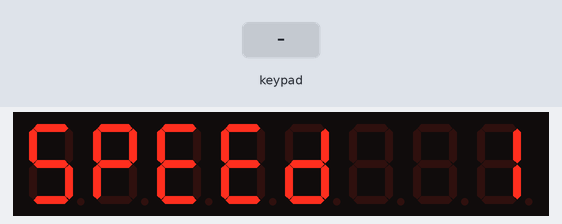
The sketch below on a simulated Arduino Uno, built for the host (arithmetic inside an expression is 32-bit, double 64-bit). Parts: 8-digit seven-segment display. The test bench sets the inputs (shaded band).

Above: at 1.2 s.
1.3 s: key '1' pressed
At 2.4 s:
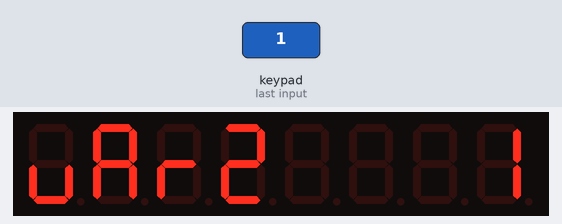
2.8 s: keypad keys 1 2 pressed 0.4 s apart
At 3.02 s:
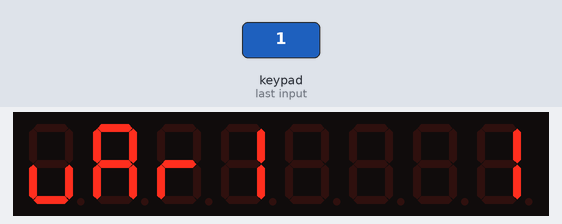
5.1 s: key '4' pressed
At 6.1 s:
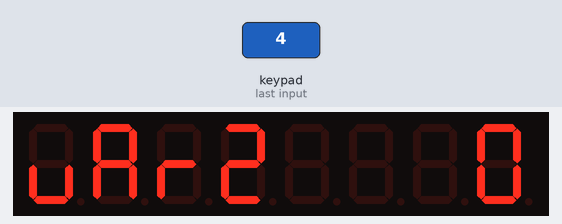
6.6 s: key '7' pressed
At 6.9 s:
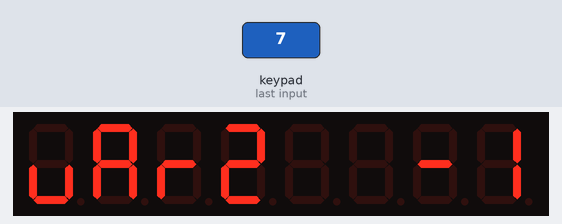
8.1 s: keypad keys 2 5 pressed 0.4 s apart
At 9.5 s:
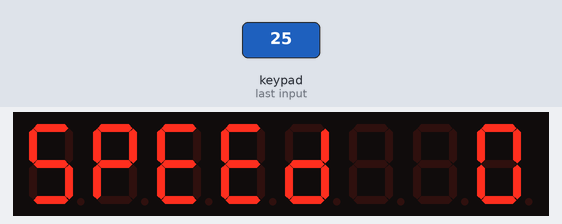
10.4 s: key '7' pressed
At 11.2 s:
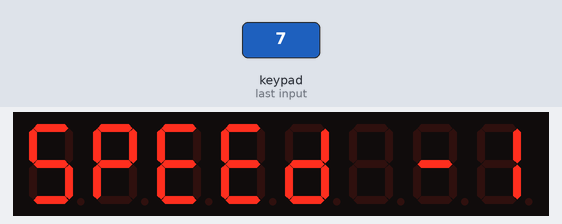
Timing chart, 0 to 12.9 s (numbered marks = the images above; inputs shaded):
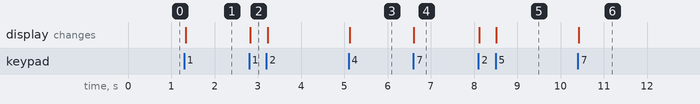

Measured:
- after the input at 1.3 s, the display: changes at once (image 1)
- after the input at 2.8 s, the display: changes at once (image 2)
- after the input at 5.1 s, the display: changes at once (image 3)
- after the input at 6.6 s, the display: changes at once (image 4)
- after the input at 8.1 s, the display: first changes at once (image 5 shows a later state)
- after the input at 10.4 s, the display: changes at once (image 6)

The sketch:

TM1638.ino
```cpp
#include <TM1638.h> //github.com/dvarrel/TM1638/blob/main/src/TM1638.cpp
#include "table.h"
#include "text.h"
#include "buttons.h"
using namespace std;

int speed = 1, var1 = 1, var2 = 1;

void setup() {
  Serial.begin(115200);
  tm.reset();
}

void loop() {
  CheckButtonPressed();
  ExecuteButtons();
  UpdateText(variables.at(currentVar).first, to_string(variables.at(currentVar).second));
  DisplayText();
}
```

buttons.h
```cpp
#ifndef BUTTONS
#define BUTTONS
extern int speed, var1, var2;
vector<pair<string, int>> variables = {make_pair("SPEEd", speed), make_pair("vAr1", var1), make_pair("vAr2", var2)}; //edit to your variables

int currentVar = 0;

vector<button_t> allButtons = {S1, S2, S3, S4, S5, S6, S7, S8};
vector<bool> oldStates      = {0,  0,  0,  0,  0,  0,  0,  0}; //for comparing old/new states to detect rising edges
vector<bool> risingEdges    = {0,  0,  0,  0,  0,  0,  0,  0}; //any rising edges only last for 1 loop

void CheckButtonPressed(){
  for(int i = 0; i <= 7; i++){ //check for rising edges by comparing current and previous loop
    if(tm.getButton(allButtons.at(i)) && !oldStates.at(i)){ //if rising edge, remember old state and flag rising edge
      oldStates.at(i) = true;
      risingEdges.at(i) = true;
    }
    else if(tm.getButton(allButtons.at(i)) && oldStates.at(i)){ ///if the button is still pressed next loop, set rising edge to 0
      risingEdges.at(i) = false;
    }
    else if(!tm.getButton(allButtons.at(i))){ //remember old state if button isnt pressed
      oldStates.at(i) = false;
    }
  }
}

void ExecuteButtons(){
  int& varValue = variables.at(currentVar).second;
  if(risingEdges.at(7)){ //button 8
    varValue++;
  }
  if(risingEdges.at(6)){ //button 7
    varValue--;
  }
  if(risingEdges.at(5)){ //button 6
    varValue *= 2;
  }
  if(risingEdges.at(4)){ //button 5
    varValue /= 2;
  }
  if(risingEdges.at(3)){ //button 4
    varValue = 0;
  }

  if(risingEdges.at(2)){ //button 3, prints all values to serial monitor

    //vector<pair<string, int>> variables
    for(pair<string, int> eachPair : variables){
      //string temp = eachPair.first;
      Serial.write(eachPair.first.c_str());
      Serial.write('\t');
      Serial.write(to_string(eachPair.second).c_str());
      Serial.write('\n');
    }
    Serial.write('\n');
  }

  if(risingEdges.at(1)){ //button 2, changing variable to next var
    if(currentVar == variables.size()-1){ //if trying to go outside vector's range, loop back around to the beginning
      currentVar = 0;
    }
    else{
      currentVar++;
    }
  }

  if(risingEdges.at(0)){ //button 1, changing variable to previous var
    if(currentVar == 0){
      currentVar = variables.size()-1; //if trying to go below position 0, loop back around to other end
    }
    else{
      currentVar--;
    }
  }
}

#endif
```

table.h
```cpp
#ifndef TABLE
#define TABLE


using namespace std;

struct table{ //all because Arduino uses map for a class, so I cant just map<char, uint8_t>
    vector<pair<char, uint8_t>> map = {make_pair('0', 0x3F), make_pair('1', 0x06), make_pair('2', 0x5B), make_pair('3',0x4F), make_pair('4', 0x66),
                                       make_pair('5', 0x6D), make_pair('6', 0x7D), make_pair('7', 0x07), make_pair('8', 0x7F), make_pair('9', 0x6F),
                                       make_pair('-', 0x40),
                                       make_pair('A', 0x77), make_pair('a', 0x5F), make_pair('b', 0x7C), make_pair('C', 0x39), make_pair('c', 0x58),
                                       make_pair('d', 0x5E), make_pair('E', 0x79), make_pair('F', 0x71), make_pair('G', 0x3D), make_pair('H', 0x76),
                                       make_pair('h', 0x74), make_pair('I', 0x30), make_pair('J', 0x1E), make_pair('L', 0x38), make_pair('n', 0x54),
                                       make_pair('O', 0x3F), make_pair('o', 0x5C), make_pair('P', 0x73), make_pair('q', 0x67), make_pair('r', 0x50),
                                       make_pair('S', 0x6D), make_pair('t', 0x78), make_pair('U', 0x3E), make_pair('u', 0x1C), make_pair('v', 0x1C),
                                       make_pair('y', 0x6E)}; //Solid 8. for undefined characters

    uint8_t GetHex(char param){ //tableName.GetHex('2'); will loop through vector<pair<>>
      for(pair<char, uint8_t> eachPair : map){
        if(eachPair.first == param){ //once it finds make_pair('2', 0x5B), it returns 0x5B
          return eachPair.second;
        }
      }
      return 0xFF; //if character doesnt exist in lookup table, return 8 as an error
    }
};

#endif
```

text.h
```cpp
#ifndef TEXT
#define TEXT

#include <string>
using namespace std;

//choose digital pins compatibles with your board
#define STB 21 // Strobe digital pin
#define CLK 20 // clock digital pin
#define DIO 19 // data digital pin
TM1638 tm(CLK,DIO,STB);

vector<uint8_t> text = {0x00, 0x00, 0x00, 0x00, 0x00, 0x00, 0x00, 0x00};
table lookupTable;

void UpdateText(string param){
  text = {0x00, 0x00, 0x00, 0x00, 0x00, 0x00, 0x00, 0x00};   //clear previous text
  for(int i = param.size()-1; i >= 0; i--){     //probably wrong offsets
    text[i+(8-param.size())] = lookupTable.GetHex(param.at(i));  //convert '2' to 0x5B, then place that 0x5B in text[i]
  }
}

void UpdateText(string varName, string varValue){
  text = {0x00, 0x00, 0x00, 0x00, 0x00, 0x00, 0x00, 0x00};   //clear previous text
  for(int i = 0; i < varName.size(); i++){
    text[i] = lookupTable.GetHex(varName.at(i)); //prints varName on the left
  }

  for(int i = varValue.size()-1; i >= 0; i--){     //probably wrong offsets
    text[i+(8-varValue.size())] = lookupTable.GetHex(varValue.at(i)); //prints varValue on the right
  }
}

void DisplayText(){
  for (uint8_t i=0;i<sizeof(text);i++){
    tm.displayDig(7-i, text[i]);
  }
}

#endif
```
